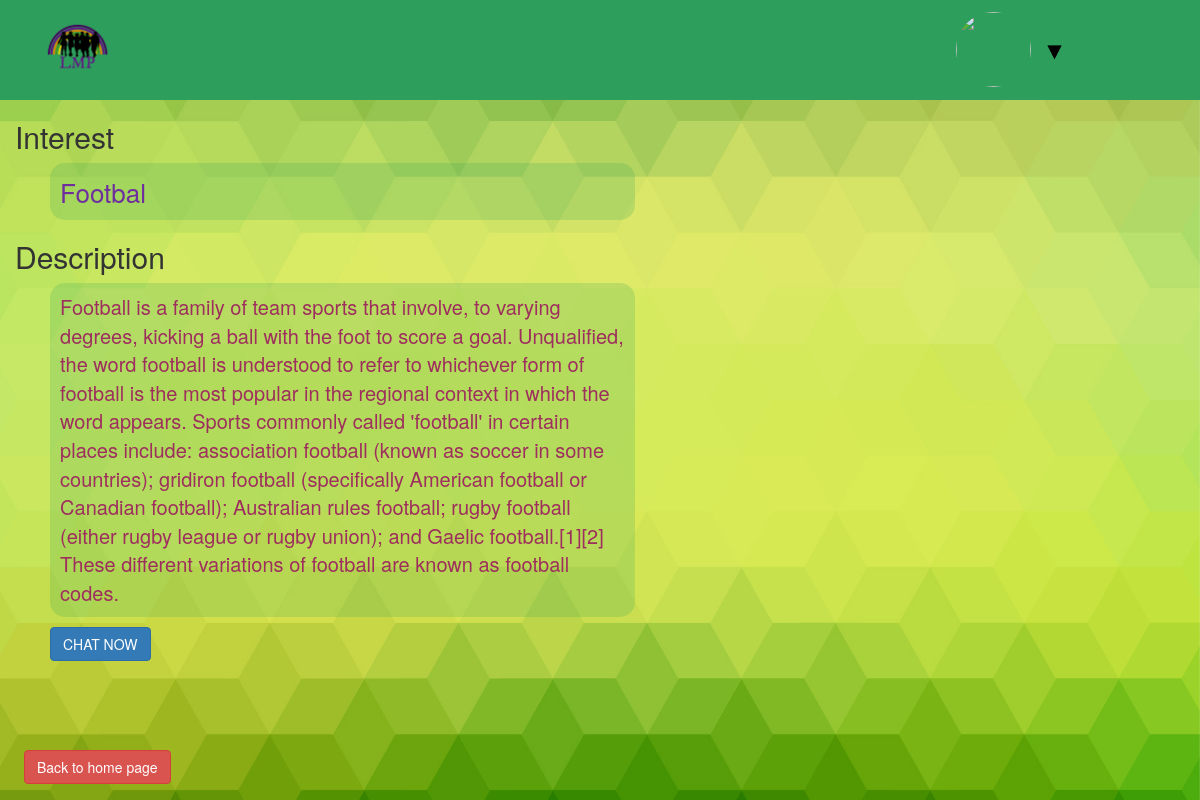
Page /interest/Footbal/ on the committed database.
### interests/models.py (models this page shows, shortened)
class Interest(models.Model):
	name = models.CharField(max_length=100)
	description = models.TextField(blank=True)
	users = models.ManyToManyField(User)
	url = models.CharField(max_length=200)

### default/views.py (the view)
# urls.py: url(r'^interest/(?P<interest_name_url>\w+)/$', views.interest, name='interest'),
def interest(request, interest_name_url):
	interest_name = interest_name_url.replace('_', ' ')
	interest = Interest.objects.filter(name=interest_name).values('name', 'description')
	context = {
		'interest': interest,
	}
	return render(request, 'default/interest.html', context)

### default/templates/default/interest.html (shortened to what this page needs)
{% extends 'base.html' %}
{% load static %}
{% block content %}
<div id="navbar" class="col-lg-12">
	<div class="col-lg-2">
		<a href="/"><img class="logo" src="{% static 'images/logo.png' %}" alt=""></a>
	</div>
	<div class="col-lg-5">
	</div>
	<div class="col-lg-5">
		<div class="col-lg-6 text-right">
		</div>
		<div class="col-lg-2">
			{% if user.userprofile.avatar == '' %}
				<img class="avatar" src="{% static 'images/default_avatar.png' %}" alt="">
			{% else %}
				<img class="avatar" src="/media/{{ user.userprofile.avatar }}" alt="">
			{% endif %}
		</div>
		<div class="col-lg-4 text-left dropdown">
			<img class="dropbtn" src="{% static 'images/triangle.png' %}" alt="">
		</div>
	</div>
</div>
<div class="container-fluid">
	<div class="row">
		<div class="col-lg-12">
			{% for item in interest %}
				<h2>Interest</h2>
				<p class="int-name">{{ item.name }}</p>
				<h2>Description</h2>
				<p class="int-description">{{ item.description }}</p>
			{% endfor %}
				<a href="/chat/" class="btn btn-primary btn-chat">CHAT NOW</a>
		</div>
	</div>
</div>
<a href="/" class="btn btn-danger back-home">Back to home page</a>
{% endblock %}

### static/css/global.css (style rules this page uses)
html, body { height: 100%; background: url(/static/images/bg.jpg) no-repeat center center; -webkit-background-size: cover; -moz-background-size: cover; -o-background-size: cover; background-size: cover; }
#navbar { background-color: #2e9e5c; height: 100px; }
.logo { width: 60%; }
.avatar { margin-top: 12px; height: 75px; width: 75px; -webkit-border-radius: 50%; -moz-border-radius: 50%; border-radius: 50%; }
.dropbtn { margin-top: 45px; margin-left: 15px; cursor: pointer; width: 15px; height: 15px; }
.dropdown { position: relative; display: inline-block; }
.back-home { position: absolute; bottom: 2%; left: 2%; }
.int-name { background: rgba(46, 158, 92, 0.2); border-radius: 15px; color: #6f2e9e; font-size: 26px; margin-left: 3%; padding: 10px; width: 50%; }
.int-description { background: rgba(46, 158, 92, 0.2); border-radius: 15px; color: #9e2e5d; font-size: 20px; margin-left: 3%; padding: 10px; width: 50%; }
.btn-chat { margin-left: 3%; }

### rows in the picture
Interest: name "Footbal", description "Football is a family of team sports that involve, to varying degrees, kicking a ball with the foot to score a goal. Unqualified, the word football is understood to refer to whichever form of football is the most popular in the regional context in which the word appears. Sports commonly called 'football' in certain places include: association football (known as soccer in some countries); gridiron football (specifically American football or Canadian football); Australian rules football; rugby football (either rugby league or rugby union); and Gaelic football.[1][2] These different variations of football are known as football codes."
